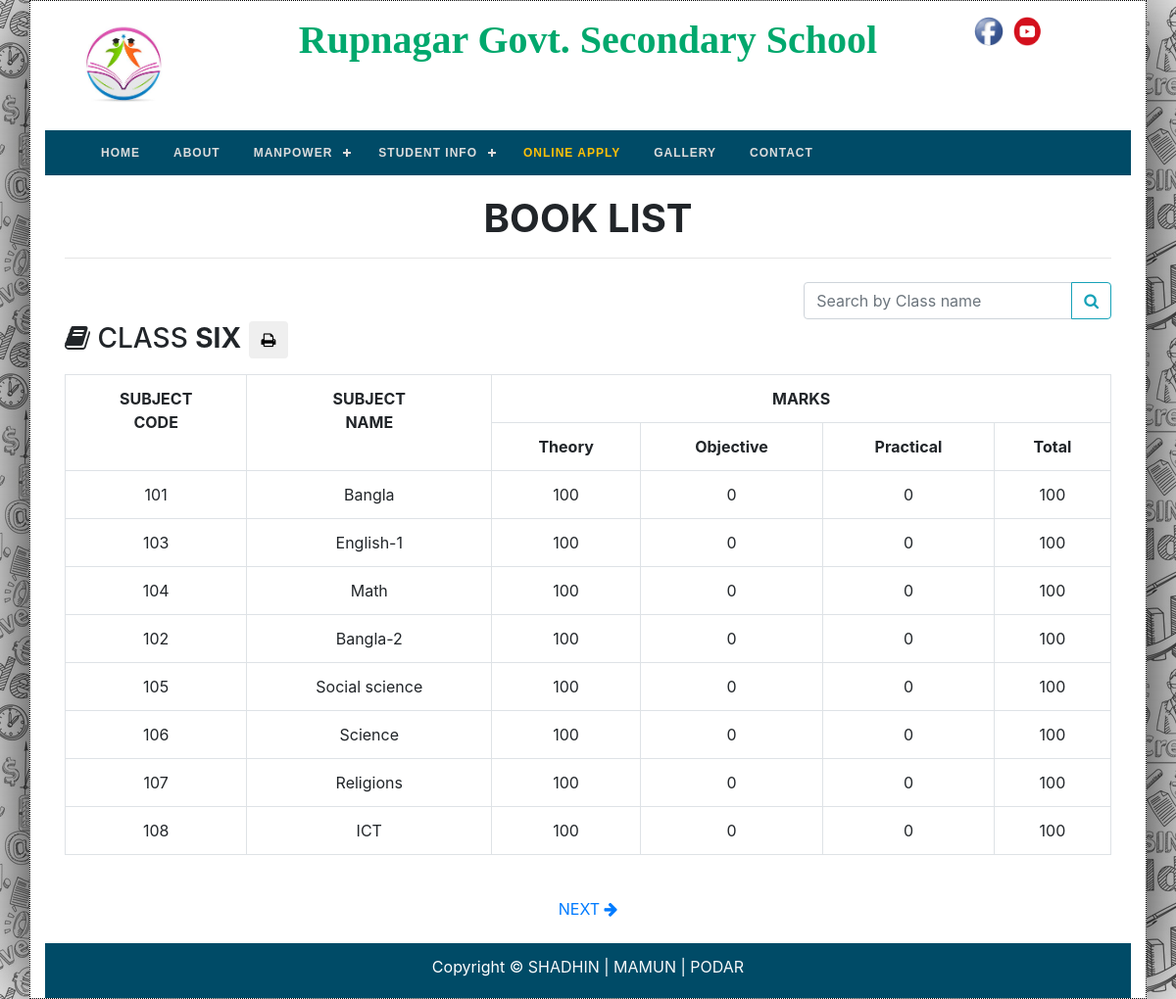
The page /w/student-books.php on the database its author committed.
### tables this page shows
CREATE TABLE `setting` (
  `id` int(11) NOT NULL,
  `shifted_status` int(11) NOT NULL,
  `school_name` varchar(255) NOT NULL,
  `school_logo` varchar(255) NOT NULL,
  `welcome_messege` text NOT NULL,
  `principle_image` text NOT NULL,
  `principle_message` text NOT NULL,
  `school_address` text NOT NULL,
  `school_phone` varchar(100) NOT NULL,
  `school_email` varchar(255) NOT NULL,
  `school_image` text NOT NULL,
  `school_about` text NOT NULL,
  `facebook_link` text NOT NULL,
  `youtube_link` text NOT NULL,
  `principle_sign` text NOT NULL,
  `register_sign` text NOT NULL,
  `additional_sign` text NOT NULL,
  `slider_image_1` text NOT NULL,
  `slider_image_2` text NOT NULL,
  `slider_image_3` text NOT NULL
);

CREATE TABLE `books` (
  `id` int(11) NOT NULL,
  `class_name` varchar(255) NOT NULL,
  `class_group` varchar(255) DEFAULT NULL,
  `subject_code` int(11) DEFAULT NULL,
  `subject_name` varchar(255) NOT NULL,
  `theory_marks` int(11) DEFAULT '0',
  `objective_marks` int(11) DEFAULT '0',
  `practical_marks` int(11) DEFAULT '0'
);

### w/classes/DB.php (called while the page is built, shortened)
<?php
class DB{
    protected static $host     = "localhost";
    protected static $username = "root";
    protected static $password = "";
    protected static $database = "project_school";
    public static function connection()
    {
        try{
            $mysqli = new mysqli(self::$host, self::$username, self::$password, self::$database);
            return $mysqli;
        }catch (Exception $e){
            die("Server not connected ! ".$e->getMessage());
        }
    }
    public static function select($query)
    {
        $data = self::connection()->query($query);
        return $data;
    }
}

### w/classes/Student.php (called while the page is built, shortened)
<?php
class Student
{
    public function bookList($class, $class_group = null)
    {
        if ($class == 'Ten' OR $class == 'Nine') {
            $query = "SELECT * FROM books WHERE class_name = '$class' AND class_group = '$class_group'";
        } else {
            $query = "SELECT * FROM books WHERE class_name = '$class'";
        }
        $data = DB::select($query);
        return $data;
    }
    public function distinctClassFromBooks($start_from, $per_page)
    {
        $query = "SELECT DISTINCT class_name, class_group FROM books LIMIT $start_from, $per_page";
        $data = DB::select($query);
        return $data;
    }
    public function totalBooks()
    {
        $query = "SELECT DISTINCT class_name, class_group FROM books";
        $data = DB::select($query);
        $rows = $data->num_rows;
        return $rows;
    }
}

### w/student-books.php (the view, shortened to what this page needs)
<?php require 'includes/header.php'; ?>
    <div class="card-body">
        <h1 class="text-center font-weight-bold">BOOK LIST</h1>
        <hr>
        <div class="table-responsive">
            <?php
                $per_page = 1;
                $page = (isset($_GET['p']) AND ($_GET['p'] > 0)) ? $_GET['p'] : 1;
                $start_from = ($page - 1) * $per_page;
            ?>
            <?php
                if (isset($_POST['key'])) {
                    $classes = $student->bookSearchByClass($_POST['key']);
                } else {
                    $classes = $student->distinctClassFromBooks($start_from, $per_page);
                }
            ?>
            <div class="float-right mt-2">
                <form method="post">
                    <div class="input-group mb-3">
                        <input type="text" name="key" class="form-control" placeholder="Search by Class name" required>
                        <div class="input-group-append">
                            <button type="submit" class="btn btn-outline-info">
                                <i class="fa fa-search"></i>
                            </button>
                        </div>
                    </div>
                </form>
            </div>
            <br>
            <?php foreach ($classes as $class) { ?>
                <div id="printBookList_<?php echo $class['class_name'] . $class['class_group']; ?>">
                    <h3 class="mt-4 mb-3 text-uppercase">
                        <i class="fa fa-book"></i> CLASS
                        <strong><?php echo (isset($_POST['key'])) ? str_ireplace($_POST['key'], '<span style="background-color: yellow">' . $_POST["key"] . '</span>', $class['class_name']) : $class['class_name']; ?></strong>
                        <button id="print-btn" onclick="schoolInfo(); printdiv('printBookList_<?php echo $class['class_name'] . $class['class_group']; ?>')"
                                class="btn"><i class="fa fa-print"></i></button>
                    </h3>
                    <table class="table table-bordered text-center">
                        <tr>
                            <th rowspan="2">SUBJECT <br> CODE</th>
                            <th rowspan="2">SUBJECT <br> NAME</th>
                            <th colspan="4">MARKS</th>
                        </tr>
                        <tr>
                            <th>Theory</th>
                            <th>Objective</th>
                            <th>Practical</th>
                            <th>Total</th>
                        </tr>
                        <?php
                        $books = $student->bookList($class['class_name'], $class['class_group']);
                        foreach ($books as $book) {
                            ?>
                            <tr>
                                <td><?php echo $book['subject_code']; ?></td>
                                <td><?php echo $book['subject_name']; ?></td>
                                <td><?php echo $theory = $book['theory_marks']; ?></td>
                                <td><?php echo $objective = $book['objective_marks']; ?></td>
                                <td><?php echo $practical = $book['practical_marks']; ?></td>
                                <td><?php echo $theory + $objective + $practical; ?></td>
                            </tr>
                        <?php } ?>
                    </table>
                </div>
            <?php } ?>
        </div>
    </div>
    <p class="text-center">
        <?php
        $class_rows = $student->totalBooks();
        $total_page = ceil($class_rows / $per_page);
        ?>
        <?php $next_page = (isset($_GET['p'])) ? $_GET['p'] + 1 : 2;
        if (isset($_GET['p']) AND ($_GET['p'] > 1)) { ?>
        <?php }
        if ($next_page <= $total_page) { ?>
            <a href="?p=<?php echo $next_page; ?>" class='btn'>NEXT <i class="fa fa-arrow-right"></i></a>
        <?php } ?>
    </p>
<?php require 'includes/footer.php'; ?>

### w/includes/header.php (shortened to what this page needs)
<?php
$student = new Student();
$up_img_path = "../soft/";
$query = "SELECT * FROM setting";
$setting = DB::select($query)->fetch_assoc();
?>
<!DOCTYPE html>
<html lang="en">
<head>
    <link rel="stylesheet" href="assets/bootstrap/bootstrap.min.css">
    <link rel="stylesheet" href="assets/custom.css">
    <link rel="stylesheet" href="assets/font-awesome/css/font-awesome.css">
    <link rel="stylesheet" href="//code.jquery.com/ui/1.12.1/themes/base/jquery-ui.css">
    <link rel="stylesheet" href="/resources/demos/style.css">
</head>
<body>
<div id="main-wrapper">
    <div class="container wrapper" id="container">
        <?php
            function activePage($pageName)
            {
                $path = $_SERVER['SCRIPT_FILENAME'];
                $cp = basename($path, '.php');
                echo($cp == "$pageName" ? "active" : "");
            }
        ?>
        <header class="row py-3">
            <div class="col-md-2 text-center">
                <a href="home">
                    <img src="<?php echo $up_img_path.$setting['school_logo']; ?>" class="rounded-circle" height="100">
                </a>
            </div>
            <div class="col-md-8 text-center">
                <h1><?php echo $setting['school_name']; ?></h1>
            </div>
            <div class="col-md-2">
                <a href="<?php echo $setting['facebook_link']; ?>" target='_blank'><img src="img/facebook-icon.png" height="30" width="30"></a>
                <a href="<?php echo $setting['youtube_link']; ?>" target='_blank'><img src="img/youtube-icon.png" height="30" width="40"></a>
            </div>
        </header>
        <div id='cssmenu'>
            <ul>
                <li class='<?php activePage('home') ?>'><a href='home'>HOME</a></li>
                <li class='<?php activePage('about') ?>'><a href='about'>ABOUT</a></li>
                <li><a href="#">MANPOWER</a>
                </li>
                <li><a href="#">STUDENT INFO</a>
                </li>
                <li class='<?php activePage('online-apply-for-addmission') ?>'><a href='online-apply-for-addmission' class="text-warning">ONLINE APPLY</a></li>
                <li class='<?php activePage('gallery') ?>'><a href='gallery'>GALLERY</a></li>
                <li class='<?php activePage('contact') ?>'><a href='contact'>CONTACT</a></li>
            </ul>
        </div>

### w/assets/custom.css (style rules this page uses)
#main-wrapper { background-image: url("../img/website-background.jpg"); background-attachment: fixed; }
.wrapper { box-shadow: 0px 0px 100px black; background-color: white; border: 1px dotted black; }
header h1 { color: #00a86d; font-family: 'Cambria Math'; font-weight: bold; }
#cssmenu { position: relative; z-index: 1; }
#cssmenu, #cssmenu ul, #cssmenu ul li, #cssmenu ul li a, #cssmenu #head-mobile { border: 0; list-style: none; line-height: 1; display: block; position: relative; -webkit-box-sizing: border-box; -moz-box-sizing: border-box; box-sizing: border-box; margin-bottom: 0; }
#cssmenu:after, #cssmenu > ul:after { content: "."; display: block; clear: both; visibility: hidden; line-height: 0; height: 0 }
#cssmenu { font-family: sans-serif; background: #004b67 }
#cssmenu > ul > li { float: left }
#cssmenu > ul > li > a { padding: 17px; font-size: 12px; letter-spacing: 1px; text-decoration: none; color: #ddd; font-weight: 700; }
#cssmenu > ul > li.has-sub > a { padding-right: 30px }
#cssmenu > ul > li.has-sub > a:after { position: absolute; top: 22px; right: 11px; width: 8px; height: 2px; display: block; background: #ddd; content: '' }
#cssmenu > ul > li.has-sub > a:before { position: absolute; top: 19px; right: 14px; display: block; width: 2px; height: 8px; background: #ddd; content: ''; -webkit-transition: all .25s ease; -ms-transition: all .25s ease; transition: all .25s ease }

### rows shown on the page
setting: school_logo (picture), school_name "Rupnagar Govt. Secondary School"
books: subject_code "101", subject_name "Bangla", theory_marks "100", objective_marks "0", practical_marks "0", $theory + $objective + $practical "100"
books: subject_code "103", subject_name "English-1", theory_marks "100", objective_marks "0", practical_marks "0", $theory + $objective + $practical "100"
books: subject_code "104", subject_name "Math", theory_marks "100", objective_marks "0", practical_marks "0", $theory + $objective + $practical "100"
books: subject_code "102", subject_name "Bangla-2", theory_marks "100", objective_marks "0", practical_marks "0", $theory + $objective + $practical "100"
books: subject_code "105", subject_name "Social science", theory_marks "100", objective_marks "0", practical_marks "0", $theory + $objective + $practical "100"
books: subject_code "106", subject_name "Science", theory_marks "100", objective_marks "0", practical_marks "0", $theory + $objective + $practical "100"
books: subject_code "107", subject_name "Religions", theory_marks "100", objective_marks "0", practical_marks "0", $theory + $objective + $practical "100"
books: subject_code "108", subject_name "ICT", theory_marks "100", objective_marks "0", practical_marks "0", $theory + $objective + $practical "100"

### other values the page prints
$class['class_name'] "SIX"
